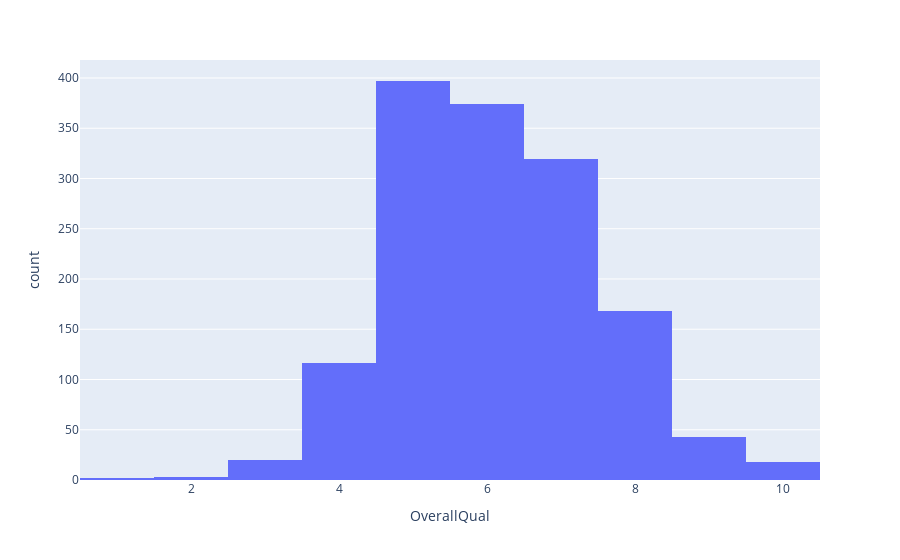

Notebook code cell kept with this figure:
### Markdown cell above
### Escalamiento

Un paso importante antes de introducir features en los modelos, es el escalamiento de las variables. El objetivo de esto es que el dominio de las variables sea similar y de esta forma obtener mejores resultados. Este proceso es una de las cosas más sencillas que se pueden hacer y que (por lo general) se traduce en un aumento del rendimiento del modelo. Ojo que no hacer esto puede hacer que su modelo no tenga sentido como es el caso de algoritmos clásicos.

Tomar en consideración que muchos de los algoritmos modernos como **XGBoost** señalan que no necesitan escalamiento para el entrenamiento, sin embargo, escalar las variables de entrada puede impactar positivamente en el poder predictivo del modelo.

Para realizar el escalamiento utilizaremos el módulo `sklearn.preprocessing`, este entrega diversas técnicas de escalamiento, normalización y estandarización de datos a través de clases `Transformers` (no confundir con los transformers de Deep Learning).

### Estandarización

La estándarización es una de las transformaciones mas relevantes a tener presente durante el modelamiento. esto debido a que un gran cantidad de algoritmos de aprendizaje automático / estadístico, asumen que los datos a operar se encuentran **distribuidos de manera normal**. **Si los datos no se distribuyen normalmente y contienen valores atípicos**, **es posible que la media y la desviación típica no reflejen con exactitud la tendencia central y la variabilidad de los datos**.

En la práctica, se ignora la forma de la distribución a trabajar y simplemente e transforma removiendo la media y escalando por la desviación estándar.


El objeto `StandarScaler` permite estandarizar datos.

**Ejemplo**

### Code cell
import plotly.express as px

px.histogram(df, x='OverallQual')

### Figure 1 — Plotly figure (JSON) as saved in the notebook; plotly's stock layout.template omitted (floating-point values rounded to 4 significant figures; data arrays with more than 128 entries replaced by an {"elided": "..."} marker saying what was removed)
{"data": [{"alignmentgroup": "True", "bingroup": "x", "hovertemplate": "OverallQual=%{x}<br>count=%{y}<extra></extra>", "legendgroup": "", "marker": {"color": "#636efa", "pattern": {"shape": ""}}, "name": "", "offsetgroup": "", "orientation": "v", "showlegend": false, "type": "histogram", "x": {"elided": "1460 int values"}, "xaxis": "x", "yaxis": "y"}], "layout": {"autosize": true, "barmode": "relative", "legend": {"tracegroupgap": 0}, "margin": {"t": 60}, "xaxis": {"anchor": "y", "autorange": true, "domain": [0, 1], "range": [0.5, 10.5], "title": {"text": "OverallQual"}, "type": "linear"}, "yaxis": {"anchor": "x", "autorange": true, "domain": [0, 1], "range": [0, 417.9], "title": {"text": "count"}}}}
